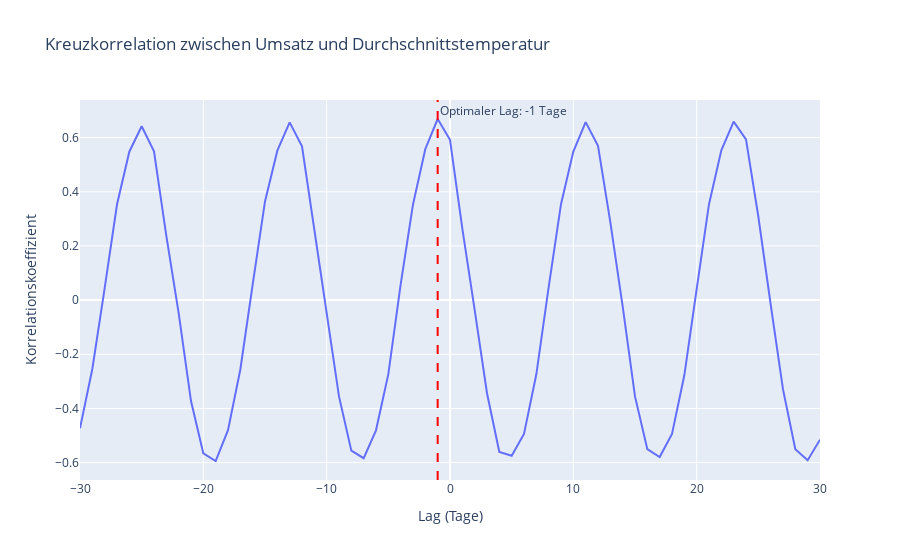

The code cell stored with this chart in its notebook:
### Code cell
# Berechnung der Kreuzkorrelation zwischen Umsatz und Temperatur
lags = np.arange(-30, 31, 1)  # Untersuchung von Lags von -30 bis +30 Tage
cross_correlations = [merged_df['Umsatz'].corr(merged_df['Durchschnittliche Temperatur'].shift(lag)) for lag in lags]

# Ermittlung des Lags mit der höchsten Korrelation
max_corr = max(cross_correlations, key=abs)
optimal_lag = lags[cross_correlations.index(max_corr)]

# Erstellung des interaktiven Kreuzkorrelationsplots mit Plotly Express
fig = px.line(x=lags, y=cross_correlations, title='Kreuzkorrelation zwischen Umsatz und Durchschnittstemperatur',
              labels={'x': 'Lag (Tage)', 'y': 'Korrelationskoeffizient'})
fig.add_vline(x=optimal_lag, line_dash="dash", line_color="red",
              annotation_text=f"Optimaler Lag: {optimal_lag} Tage", annotation_position="top right")

fig.update_layout(showlegend=False)
fig.show()


optimal_lag, max_corr

### Figure 1 — Plotly figure (JSON) as saved in the notebook; plotly's stock layout.template omitted (floating-point values rounded to 4 significant figures)
{"data": [{"hovertemplate": "Lag (Tage)=%{x}<br>Korrelationskoeffizient=%{y}<extra></extra>", "legendgroup": "", "line": {"color": "#636efa", "dash": "solid"}, "marker": {"symbol": "circle"}, "mode": "lines", "name": "", "orientation": "v", "showlegend": false, "type": "scatter", "x": [-30, -29, -28, -27, -26, -25, -24, -23, -22, -21, -20, -19, -18, -17, -16, -15, -14, -13, -12, -11, -10, -9, -8, -7, -6, -5, -4, -3, -2, -1, 0, 1, 2, 3, 4, 5, 6, 7, 8, 9, 10, 11, 12, 13, 14, 15, 16, 17, 18, 19, 20, 21, 22, 23, 24, 25, 26, 27, 28, 29, 30], "xaxis": "x", "y": [-0.4736, -0.2544, 0.04411, 0.3529, 0.5478, 0.6418, 0.5496, 0.2372, -0.04808, -0.3728, -0.566, -0.5941, -0.4801, -0.2562, 0.05731, 0.3643, 0.5518, 0.6561, 0.5678, 0.2619, -0.04276, -0.3557, -0.5557, -0.5837, -0.4808, -0.2735, 0.05794, 0.3532, 0.5581, 0.6686, 0.5918, 0.2641, -0.0363, -0.344, -0.5603, -0.5749, -0.4941, -0.274, 0.04798, 0.3541, 0.5487, 0.657, 0.5695, 0.2876, -0.02281, -0.3555, -0.5503, -0.5793, -0.4938, -0.2777, 0.04047, 0.354, 0.5533, 0.6587, 0.5934, 0.3087, -0.016, -0.3299, -0.5503, -0.5912, -0.5153], "yaxis": "y"}], "layout": {"annotations": [{"showarrow": false, "text": "Optimaler Lag: -1 Tage", "x": -1, "xanchor": "left", "xref": "x", "y": 1, "yanchor": "top", "yref": "y domain"}], "legend": {"tracegroupgap": 0}, "shapes": [{"line": {"color": "red", "dash": "dash"}, "type": "line", "x0": -1, "x1": -1, "xref": "x", "y0": 0, "y1": 1, "yref": "y domain"}], "showlegend": false, "title": {"text": "Kreuzkorrelation zwischen Umsatz und Durchschnittstemperatur"}, "xaxis": {"anchor": "y", "domain": [0, 1], "title": {"text": "Lag (Tage)"}}, "yaxis": {"anchor": "x", "domain": [0, 1], "title": {"text": "Korrelationskoeffizient"}}}}
